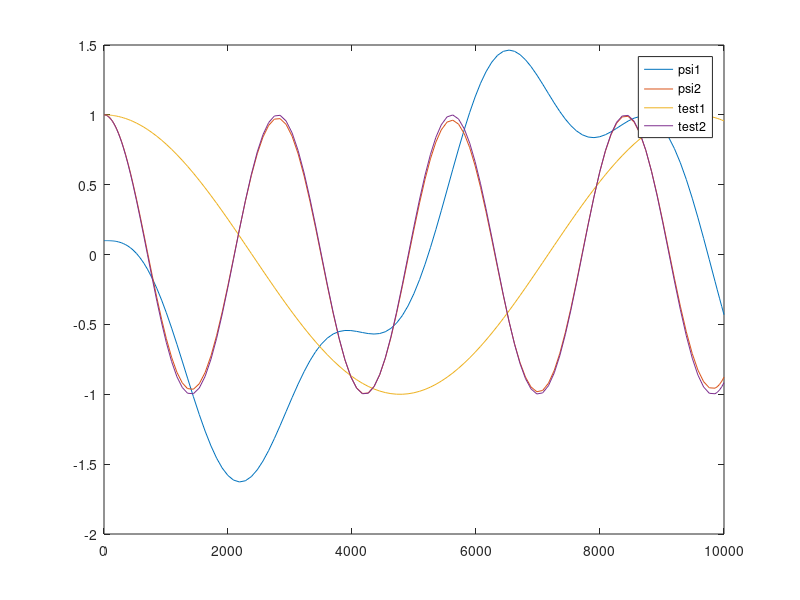
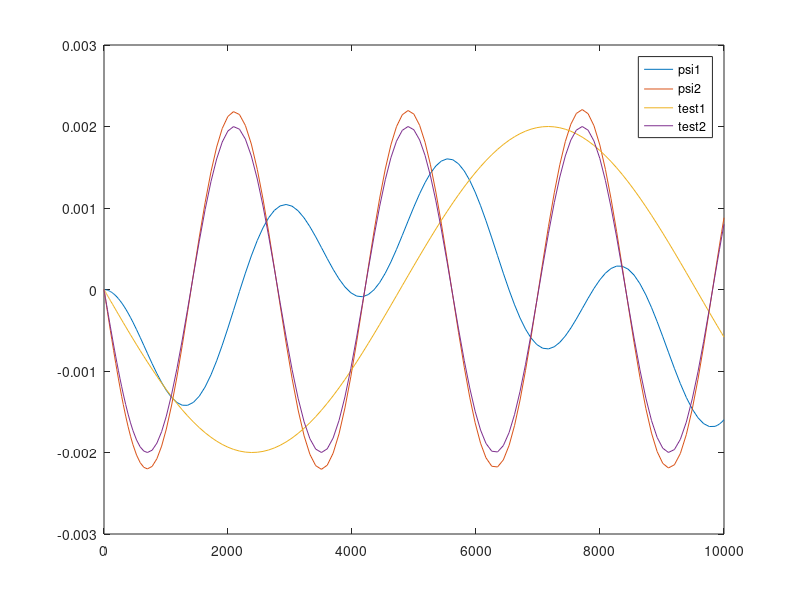

The MATLAB script that drew these images, in order:
clc; close all; clear;

A = 1.29*1e6; % Kg m^2
B = 9.68*1e6; % Kg m^2
C = 10.10*1e6; % Kg m^2
T_orb = 90*60; % Sec

Omega = 2*pi*(1/T_orb);

psi3 = sqrt(3*Omega^2*(B-A)/C);

%% Dynamics of psi1 and psi2
% X = [psi1 psi2 psi1_dot psi2_dot]

Sys_mat = [0 0 1 0;...
           0 0 0 1;...
           -(C-B)*Omega^2/A    0  0  -(C-B-A)*Omega/A;...
           0  -4*(C-A)*Omega^2/B  -(B+A-C)*Omega/B  0];
       
e = eig(Sys_mat);
w1 = imag(e(1));
w2 = imag(e(3));
tspan = [0 10000];

y0 = [0.1 1 0 0];

[t,y] = ode45(@(t,y) Sys_mat*y, tspan, y0);

figure;
plot(t,y(:,[1:2]));hold on;
plot(t,cos(w1.*t));hold on;
plot(t,cos(w2.*t));hold on;
legend('psi1','psi2','test1','test2')
figure;
plot(t,y(:,[3:4]));hold on;
plot(t,-0.002*sin(w1.*t));hold on;
plot(t,-0.002*sin(w2.*t));hold on;
legend('psi1','psi2','test1','test2')